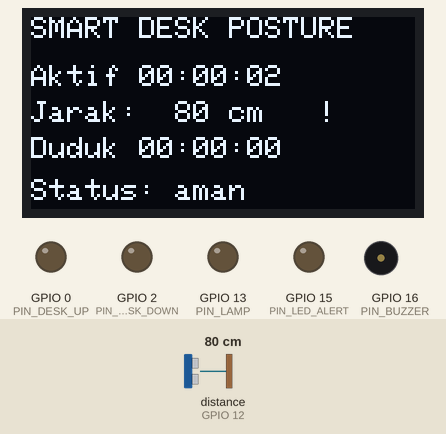
A sketch run on a simulated ESP8266 (NodeMCU). On the bench: 128×64 one-colour display, output pins drawn as LEDs (lit = HIGH), buzzer (waves = sounding, pin HIGH). Wiring (inferred from the names in the program): ultrasonic range finder: trigger GPIO 14; echo GPIO 12. The test bench sets the inputs (shaded band); at power-on: distance to the obstacle (sensor on GPIO 12) 80 cm. The echo pulse lasts 58.3 µs per cm; WiFi joins after 1.5 s; servers stay silent unless stated; pins used as bus, display or sensor lines are not drawn; what the sketch prints to the serial monitor is not drawn.

Above: at 2.8 s.
2.9 s: distance to the obstacle (sensor on GPIO 12) set to 66 cm
At 4.9 s:
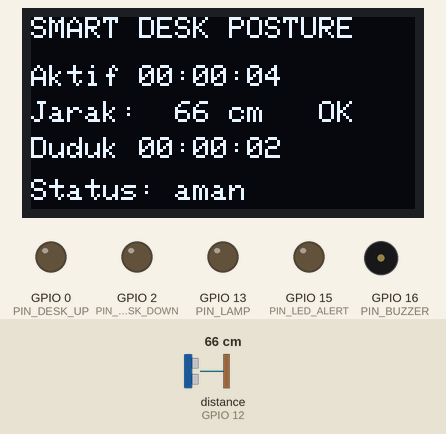
5.9 s: distance to the obstacle (sensor on GPIO 12) set to 44 cm
At 7.9 s:
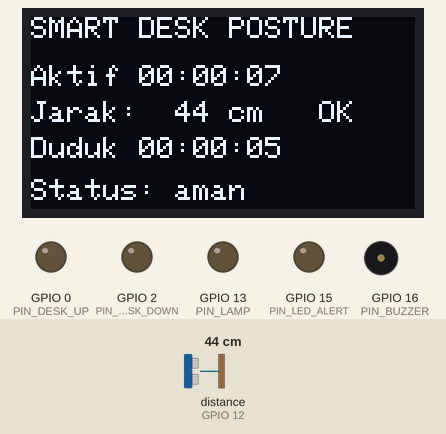
8.6 s: distance to the obstacle (sensor on GPIO 12) set to 37 cm
At 12.62 s:
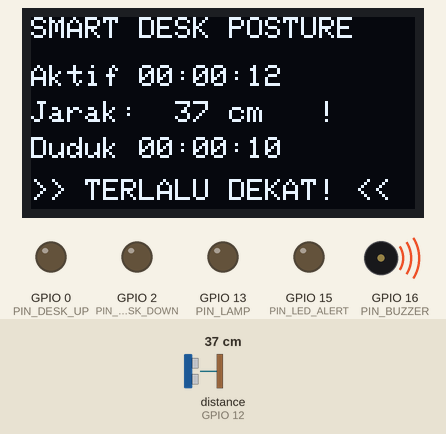
Timing chart, 0 to 20.0 s (numbered marks = the images above; inputs shaded):
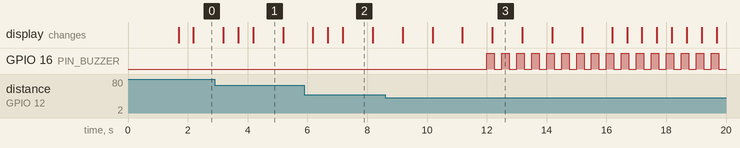

The sketch:

smart_desk_posture.ino
```cpp
#include <ESP8266WiFi.h>
#include <ESP8266WebServer.h>
#include <Wire.h>

#define USE_OLED 1

#if USE_OLED
#include <Adafruit_GFX.h>
#include <Adafruit_SSD1306.h>
#endif

const char* WIFI_SSID = "GANTI_NAMA_WIFI";
const char* WIFI_PASS = "GANTI_PASSWORD_WIFI";

const int PIN_SDA = 4;        // D2 - OLED SDA
const int PIN_SCL = 5;        // D1 - OLED SCL
const int PIN_TRIG = 14;      // D5 - HC-SR04 TRIG
const int PIN_ECHO = 12;      // D6 - HC-SR04 ECHO (voltage divider 5V -> 3.3V)
const int PIN_LAMP = 13;      // D7 - relay lampu meja
const int PIN_LED_ALERT = 15; // D8 - LED istirahat (menyala saat duduk terlalu lama)
const int PIN_BUZZER = 16;    // D0 - buzzer aktif (bunyi saat terlalu dekat)
const int PIN_DESK_UP = 0;    // D3 - driver motor IN1
const int PIN_DESK_DOWN = 2;  // D4 - driver motor IN2

const float IDEAL_MIN_CM = 40.0;
const float IDEAL_MAX_CM = 70.0;
const float MAX_VALID_CM = 400.0;
const unsigned long MOVE_STEP_MS = 350;
const unsigned long AUTO_INTERVAL_MS = 700;
const unsigned long ECHO_TIMEOUT_US = 30000UL;
const unsigned long SAMPLE_MS = 300;
const unsigned long OLED_UPDATE_MS = 500;
const unsigned long PRESENCE_RESET_MS = 15000;
const unsigned long SIT_LIMIT_S = 45UL * 60UL;
const unsigned long CLOSE_BUZZ_DELAY_MS = 3000;
const unsigned long BUZZER_PULSE_MS = 250;
const unsigned long ALERT_DISPLAY_MS = 8000;

#if USE_OLED
Adafruit_SSD1306 display(128, 64, &Wire, -1);
#endif

ESP8266WebServer server(80);

String mode = "manual";
String deskState = "idle";
bool lampOn = false;
bool moving = false;
bool oledOk = false;
bool buzzerEn = true;

unsigned long moveEndTime = 0;
unsigned long lastAutoCheck = 0;
unsigned long lastSampleMs = 0;
unsigned long lastOledMs = 0;
unsigned long closeStartMs = 0;
unsigned long oledAlertUntil = 0;
String oledAlert = "";

float currentCm = 0;
bool present = false;
unsigned long presentStartMs = 0;
unsigned long lastSeenMs = 0;
unsigned long badStartMs = 0;

float readDistanceCm() {
  digitalWrite(PIN_TRIG, LOW);
  delayMicroseconds(3);
  digitalWrite(PIN_TRIG, HIGH);
  delayMicroseconds(10);
  digitalWrite(PIN_TRIG, LOW);
  unsigned long dur = pulseIn(PIN_ECHO, HIGH, ECHO_TIMEOUT_US);
  if (dur == 0) return 0;
  return (dur * 0.0343) / 2.0;
}

String postureKey(float cm) {
  if (cm <= 0 || cm > MAX_VALID_CM) return "none";
  if (cm < IDEAL_MIN_CM) return "too_close";
  if (cm <= IDEAL_MAX_CM) return "ideal";
  return "too_far";
}

String postureLabel(float cm) {
  if (cm <= 0 || cm > MAX_VALID_CM) return "Tidak Terdeteksi";
  if (cm < IDEAL_MIN_CM) return "Terlalu Dekat";
  if (cm <= IDEAL_MAX_CM) return "Posisi Ideal";
  return "Terlalu Jauh";
}

unsigned long presenceSeconds() {
  if (!present) return 0;
  return (millis() - presentStartMs) / 1000UL;
}

unsigned long badPostureSeconds() {
  if (badStartMs == 0) return 0;
  return (millis() - badStartMs) / 1000UL;
}

bool sitAlertActive() {
  return present && presenceSeconds() >= SIT_LIMIT_S;
}

void sampleSensor() {
  currentCm = readDistanceCm();
  unsigned long now = millis();

  if (currentCm > 0 && currentCm <= MAX_VALID_CM) {
    if (!present) {
      present = true;
      presentStartMs = now;
    }
    lastSeenMs = now;

    String k = postureKey(currentCm);
    if (k == "too_close") {
      if (closeStartMs == 0) closeStartMs = now;
    } else {
      closeStartMs = 0;
    }
    if (k == "too_close" || k == "too_far") {
      if (badStartMs == 0) badStartMs = now;
    } else if (k == "ideal") {
      badStartMs = 0;
    }
  } else if (present && now - lastSeenMs > PRESENCE_RESET_MS) {
    present = false;
    badStartMs = 0;
    closeStartMs = 0;
    presentStartMs = 0;
  }

  digitalWrite(PIN_LED_ALERT, sitAlertActive() ? HIGH : LOW);
}

void updateBuzzer() {
  bool buzzing = false;
  if (buzzerEn && present && closeStartMs != 0 &&
      millis() - closeStartMs > CLOSE_BUZZ_DELAY_MS) {
    buzzing = ((millis() / BUZZER_PULSE_MS) % 2) == 0;
  }
  digitalWrite(PIN_BUZZER, buzzing ? HIGH : LOW);
}

void motorsOff() {
  digitalWrite(PIN_DESK_UP, LOW);
  digitalWrite(PIN_DESK_DOWN, LOW);
  moving = false;
  deskState = "idle";
}

void deskMove(const String& dir) {
  if (dir == "stop") {
    motorsOff();
    return;
  }
  digitalWrite(PIN_DESK_UP, dir == "up" ? HIGH : LOW);
  digitalWrite(PIN_DESK_DOWN, dir == "down" ? HIGH : LOW);
  moving = true;
  moveEndTime = millis() + MOVE_STEP_MS;
  deskState = (dir == "up") ? "naik" : "turun";
}

void formatHMS(unsigned long s, char* out, size_t n) {
  snprintf(out, n, "%02lu:%02lu:%02lu", s / 3600UL, (s % 3600UL) / 60UL, s % 60UL);
}

void updateOled() {
#if USE_OLED
  if (!oledOk) return;

  if (oledAlert.length() > 0 && millis() < oledAlertUntil) {
    display.clearDisplay();
    display.setTextColor(SSD1306_WHITE);
    display.setTextSize(1);
    display.setCursor(0, 0);
    display.println(F("** PERINGATAN **"));
    display.setCursor(0, 20);
    display.println(oledAlert);
    display.setCursor(0, 54);
    char jb[24];
    snprintf(jb, sizeof(jb), "Jarak: %3.0f cm", (double)currentCm);
    display.println(jb);
    display.display();
    return;
  }

  char aktif[12];
  char duduk[12];
  formatHMS(millis() / 1000UL, aktif, sizeof(aktif));
  formatHMS(presenceSeconds(), duduk, sizeof(duduk));

  char jarak[24];
  snprintf(jarak, sizeof(jarak), "Jarak: %3.0f cm", (double)currentCm);

  display.clearDisplay();
  display.setTextColor(SSD1306_WHITE);
  display.setTextSize(1);
  display.setCursor(0, 0);
  display.println(F("SMART DESK POSTURE"));
  display.setCursor(0, 16);
  display.print(F("Aktif "));
  display.println(aktif);
  display.setCursor(0, 28);
  display.print(jarak);
  display.setCursor(96, 28);
  display.println(postureKey(currentCm) == "ideal" ? F("OK") : F("!"));
  display.setCursor(0, 40);
  display.print(F("Duduk "));
  display.println(duduk);
  display.setCursor(0, 54);
  if (sitAlertActive()) display.println(F(">> PERLU ISTIRAHAT <<"));
  else if (closeStartMs != 0 && millis() - closeStartMs > CLOSE_BUZZ_DELAY_MS) display.println(F(">> TERLALU DEKAT! <<"));
  else display.println(F("Status: aman"));
  display.display();
#endif
}

void addCors() {
  server.sendHeader("Access-Control-Allow-Origin", "*");
  server.sendHeader("Access-Control-Allow-Methods", "GET,POST,OPTIONS");
  server.sendHeader("Access-Control-Allow-Headers", "Content-Type");
}

void handleRoot() {
  addCors();
  server.send(200, "application/json",
              "{\"name\":\"smart-desk-posture-guardian\",\"endpoints\":[\"/api/data\",\"/api/control\"]}");
}

void handleData() {
  bool alert = sitAlertActive();
  char buf[320];
  snprintf(buf, sizeof(buf),
           "{\"distance_cm\":%.1f,\"posture\":\"%s\",\"status_label\":\"%s\","
           "\"mode\":\"%s\",\"lamp\":%s,\"buzzer_en\":%s,\"desk_state\":\"%s\",\"uptime_s\":%lu,"
           "\"presence_s\":%lu,\"bad_posture_s\":%lu,\"sit_alert\":%s,\"rssi\":%d}",
           currentCm,
           postureKey(currentCm).c_str(),
           postureLabel(currentCm).c_str(),
           mode.c_str(),
           lampOn ? "true" : "false",
           buzzerEn ? "true" : "false",
           deskState.c_str(),
           millis() / 1000UL,
           presenceSeconds(),
           badPostureSeconds(),
           alert ? "true" : "false",
           WiFi.RSSI());
  addCors();
  server.send(200, "application/json", buf);
}

void handleControl() {
  String action = server.arg("action");
  String value = server.arg("value");

  if (action == "set_mode" && (value == "auto" || value == "manual")) {
    mode = value;
    motorsOff();
  } else if (action == "desk" && (value == "up" || value == "down" || value == "stop")) {
    if (mode == "manual" || value == "stop") deskMove(value);
  } else if (action == "lamp") {
    if (value == "toggle") lampOn = !lampOn;
    else lampOn = (value == "on");
    digitalWrite(PIN_LAMP, lampOn ? HIGH : LOW);
  } else if (action == "buzzer") {
    if (value == "toggle") buzzerEn = !buzzerEn;
    else buzzerEn = (value == "on");
  } else if (action == "oled_alert" && value.length() > 0) {
    oledAlert = value.length() > 40 ? value.substring(0, 40) : value;
    oledAlertUntil = millis() + ALERT_DISPLAY_MS;
  } else if (action == "sit_reset") {
    presentStartMs = millis();
    lastSeenMs = millis();
  }

  addCors();
  server.send(200, "application/json", "{\"ok\":true}");
}

void handleOptions() {
  addCors();
  server.send(204);
}

void setup() {
  Serial.begin(115200);

  pinMode(PIN_TRIG, OUTPUT);
  pinMode(PIN_ECHO, INPUT);
  pinMode(PIN_LAMP, OUTPUT);
  pinMode(PIN_LED_ALERT, OUTPUT);
  pinMode(PIN_BUZZER, OUTPUT);
  pinMode(PIN_DESK_UP, OUTPUT);
  pinMode(PIN_DESK_DOWN, OUTPUT);

  motorsOff();
  digitalWrite(PIN_LAMP, LOW);
  digitalWrite(PIN_LED_ALERT, LOW);
  digitalWrite(PIN_BUZZER, LOW);

#if USE_OLED
  Wire.begin(PIN_SDA, PIN_SCL);
  oledOk = display.begin(SSD1306_SWITCHCAPVCC, 0x3C);
  if (oledOk) {
    display.clearDisplay();
    display.setTextColor(SSD1306_WHITE);
    display.setTextSize(1);
    display.setCursor(0, 0);
    display.println(F("Smart Desk PG"));
    display.setCursor(0, 16);
    display.println(F("Menghubungkan WiFi..."));
    display.display();
  }
#endif

  WiFi.mode(WIFI_STA);
  WiFi.begin(WIFI_SSID, WIFI_PASS);
  Serial.print("Menghubungkan WiFi");

  unsigned long start = millis();
  while (WiFi.status() != WL_CONNECTED && millis() - start < 20000) {
    delay(400);
    Serial.print(".");
  }
  Serial.println();

  if (WiFi.status() == WL_CONNECTED) {
    Serial.print("Terhubung. Masukkan IP ini di dashboard: ");
    Serial.println(WiFi.localIP());
  } else {
    Serial.println("Gagal terhubung ke WiFi.");
  }

  server.on("/", HTTP_GET, handleRoot);
  server.on("/api/data", HTTP_GET, handleData);
  server.on("/api/control", HTTP_POST, handleControl);
  server.on("/api/control", HTTP_GET, handleControl);
  server.onNotFound(handleOptions);
  server.begin();
}

void loop() {
  server.handleClient();
  unsigned long now = millis();

  if (now - lastSampleMs >= SAMPLE_MS) {
    lastSampleMs = now;
    sampleSensor();
  }

  updateBuzzer();

  if (moving && now > moveEndTime) {
    motorsOff();
  }

  if (mode == "auto" && !moving && now - lastAutoCheck > AUTO_INTERVAL_MS) {
    lastAutoCheck = now;
    if (currentCm > 0 && currentCm <= MAX_VALID_CM) {
      if (currentCm < IDEAL_MIN_CM) deskMove("up");
      else if (currentCm > IDEAL_MAX_CM) deskMove("down");
    }
  }

  if (now - lastOledMs >= OLED_UPDATE_MS) {
    lastOledMs = now;
    updateOled();
  }
}
```

Measured:
- the behaviour switches between 71 and 70 cm on distance to the obstacle (sensor on GPIO 12) (found by bisection; images 0 and 1)
- the behaviour switches between 41 and 40 cm on distance to the obstacle (sensor on GPIO 12) (found by bisection; images 2 and 3)
- after the input at 2.9 s, the display: first differs from a run without the input after 0.79 s (image 1 shows a later state)
- after the input at 8.6 s, GPIO 16 (PIN_BUZZER): alternates HIGH for 0.25 s and LOW for 0.25 s, starting after 3.4 s; the display: first changes after 0.59 s (image 3 shows a later state)
- what the display in image 1 shows lasts 1.0 s, from 4.2 s to 5.2 s
